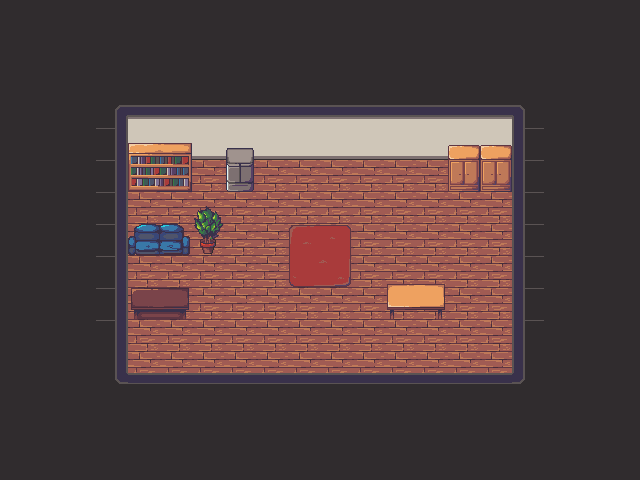

A 2D game scene composited from a Tiled map and its tileset images. What follows is a short description and the map's XML, with every tile layer's data as written:
An orthogonal 20x15 tile map with 32x32 px tiles, 3 tile layers (base, underActor, overActor) and 7 objects.

<map version="1.2" tiledversion="1.3.3" orientation="orthogonal" renderorder="right-down" width="20" height="15" tilewidth="32" tileheight="32" infinite="0" nextlayerid="5" nextobjectid="18">
 <editorsettings>
  <export target="../src/assets/map/roomB.json" format="json" />
 </editorsettings>
 <tileset firstgid="1" source="maptiles.tsx" />
 <layer id="1" name="base" width="20" height="15">
  <data encoding="csv">
1,1,1,1,1,1,1,1,1,1,1,1,1,1,1,1,1,1,1,1,
1,1,1,1,1,1,1,1,1,1,1,1,1,1,1,1,1,1,1,1,
1,1,1,1,1,1,1,1,1,1,1,1,1,1,1,1,1,1,1,1,
1,1,1,26,29,29,29,29,29,29,29,29,29,29,29,29,27,1,1,1,
1,1,1,20,39,39,39,39,39,39,39,39,39,39,39,39,18,1,1,1,
1,1,1,20,2,2,2,2,2,2,2,2,2,2,2,2,18,1,1,1,
1,1,1,20,2,2,2,2,2,2,2,2,2,2,2,2,18,1,1,1,
1,1,1,20,2,2,2,2,2,2,2,2,2,2,2,2,18,1,1,1,
1,1,1,20,2,2,2,2,2,2,2,2,2,2,2,2,18,1,1,1,
1,1,1,20,2,2,2,2,2,2,2,2,2,2,2,2,18,1,1,1,
1,1,1,20,2,2,2,2,2,2,2,2,2,2,2,2,18,1,1,1,
1,1,1,36,2,2,2,2,2,2,2,2,2,2,2,2,37,1,1,1,
1,1,1,1,1,1,1,1,1,1,1,1,1,1,1,1,1,1,1,1,
1,1,1,1,1,1,1,1,1,1,1,1,1,1,1,1,1,1,1,1,
1,1,1,1,1,1,1,1,1,1,1,1,1,1,1,1,1,1,1,1
</data>
 </layer>
 <layer id="2" name="underActor" width="20" height="15">
  <data encoding="csv">
0,0,0,0,0,0,0,0,0,0,0,0,0,0,0,0,0,0,0,0,
0,0,0,0,0,0,0,0,0,0,0,0,0,0,0,0,0,0,0,0,
0,0,0,0,0,0,0,0,0,0,0,0,0,0,0,0,0,0,0,0,
0,0,0,0,0,0,0,0,0,0,0,0,0,0,0,0,0,0,0,0,
0,0,0,0,62,63,0,83,0,0,0,0,0,0,82,82,0,0,0,0,
0,0,0,0,72,73,0,93,0,0,0,0,0,0,92,92,0,0,0,0,
0,0,0,0,0,0,0,0,0,0,0,0,0,0,0,0,0,0,0,0,
0,0,0,0,79,80,94,0,0,64,65,0,0,0,0,0,0,0,0,0,
0,0,0,0,0,0,0,0,0,74,75,0,0,0,0,0,0,0,0,0,
0,0,0,0,89,90,0,0,0,0,0,0,52,53,0,0,0,0,0,0,
0,0,0,0,0,0,0,0,0,0,0,0,0,0,0,0,0,0,0,0,
0,0,0,0,0,0,0,0,0,0,0,0,0,0,0,0,0,0,0,0,
0,0,0,0,0,0,0,0,0,0,0,0,0,0,0,0,0,0,0,0,
0,0,0,0,0,0,0,0,0,0,0,0,0,0,0,0,0,0,0,0,
0,0,0,0,0,0,0,0,0,0,0,0,0,0,0,0,0,0,0,0
</data>
 </layer>
 <layer id="3" name="overActor" width="20" height="15">
  <data encoding="csv">
0,0,0,0,0,0,0,0,0,0,0,0,0,0,0,0,0,0,0,0,
0,0,0,0,0,0,0,0,0,0,0,0,0,0,0,0,0,0,0,0,
0,0,0,0,0,0,0,0,0,0,0,0,0,0,0,0,0,0,0,0,
0,0,0,0,0,0,0,0,0,0,0,0,0,0,0,0,0,0,0,0,
0,0,0,0,0,0,0,0,0,0,0,0,0,0,0,0,0,0,0,0,
0,0,0,0,0,0,0,0,0,0,0,0,0,0,0,0,0,0,0,0,
0,0,0,0,0,0,84,0,0,0,0,0,0,0,0,0,0,0,0,0,
0,0,0,0,0,0,0,0,0,0,0,0,0,0,0,0,0,0,0,0,
0,0,0,0,0,0,0,0,0,0,0,0,42,43,0,0,0,0,0,0,
0,0,0,0,0,0,0,0,0,0,0,0,0,0,0,0,0,0,0,0,
0,0,0,0,0,0,0,0,0,0,0,0,0,0,0,0,0,0,0,0,
0,0,0,0,9,9,9,9,9,9,9,9,9,9,9,9,0,0,0,0,
0,0,0,0,0,0,0,0,0,0,0,0,0,0,0,0,0,0,0,0,
0,0,0,0,0,0,0,0,0,0,0,0,0,0,0,0,0,0,0,0,
0,0,0,0,0,0,0,0,0,0,0,0,0,0,0,0,0,0,0,0
</data>
 </layer>
 <objectgroup id="4" name="actorPositions">
  <object id="7" x="384" y="128" width="32" height="32">
   <properties>
    <property name="actorId" type="int" value="0" />
    <property name="describe" value="hallway1FA" />
    <property name="name" value="door" />
   </properties>
  </object>
  <object id="8" x="138" y="184" width="44" height="8">
   <properties>
    <property name="actorId" type="int" value="1" />
    <property name="describe" value="" />
    <property name="name" value="bookshelf" />
   </properties>
  </object>
  <object id="9" x="236" y="184" width="8" height="8">
   <properties>
    <property name="actorId" type="int" value="2" />
    <property name="describe" value="" />
    <property name="name" value="fridge" />
   </properties>
  </object>
  <object id="10" x="460" y="184" width="8" height="8">
   <properties>
    <property name="actorId" type="int" value="3" />
    <property name="describe" value="" />
    <property name="name" value="closetL" />
   </properties>
  </object>
  <object id="13" x="492" y="184" width="8" height="8">
   <properties>
    <property name="actorId" type="int" value="4" />
    <property name="describe" value="" />
    <property name="name" value="closetR" />
   </properties>
  </object>
  <object id="15" x="400" y="280" width="24" height="24">
   <properties>
    <property name="actorId" type="int" value="5" />
    <property name="describe" value="" />
    <property name="name" value="safetybox" />
   </properties>
  </object>
  <object id="17" x="160" y="288" width="16" height="16">
   <properties>
    <property name="actorId" type="int" value="6" />
    <property name="describe" value="" />
    <property name="name" value="memo" />
   </properties>
  </object>
 </objectgroup>
</map>